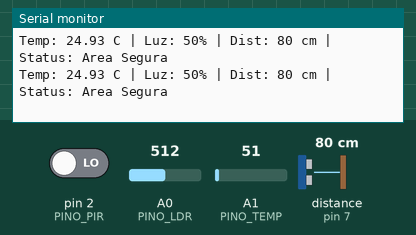
Bench run of a sketch on a simulated Arduino Uno, built with avr-gcc and run on an emulated ATmega328P. Parts: the last lines printed to the serial monitor. Wiring (inferred from the names in the program): ultrasonic range finder: trigger pin 8; echo pin 7. The inputs (shaded band) are chosen by the test bench; at power-on: A1 (PINO_TEMP) = 51, pin 2 (PINO_PIR) LOW, A0 (PINO_LDR) = 512, distance to the obstacle (sensor on pin 7) 80 cm. The echo pulse lasts 58.3 µs per cm.

Above: at 18.2 s.
18.3 s: A1 (PINO_TEMP) set to 23
At 19.9 s:
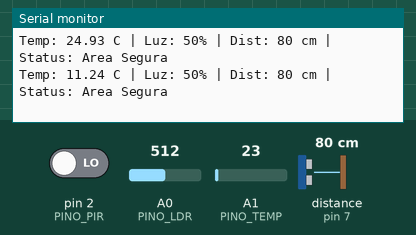
22.4 s: A1 (PINO_TEMP) set to 18
At 24.0 s:
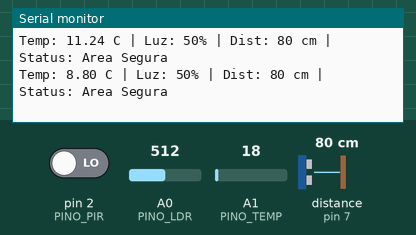
Timing chart, 0 to 25.5 s (numbered marks = the images above; inputs shaded):
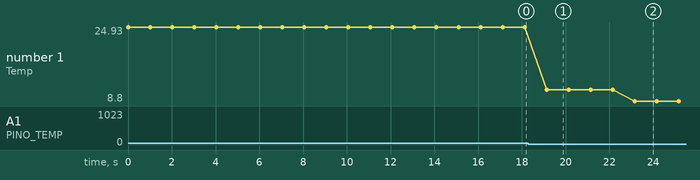

The sketch:

aula_09_v2.ino
```cpp
// ============================================================
// Gabarito — Aula 09: Desafio do Protagonismo
// Estação de Telemetria: Temperatura, Luminosidade, Presença e Distância
// ============================================================

// --- 1. Declaração global dos pinos ---
const int PINO_LDR  = A0;   // Entrada analógica - luminosidade (LDR)
const int PINO_TEMP = A1;   // Entrada analógica - temperatura (LM35)
const int PINO_PIR  = 2;    // Entrada digital   - presença (PIR)
const int PINO_TRIG = 8;    // Saída digital     - disparo do ultrassônico
const int PINO_ECHO = 7;    // Entrada digital   - eco do ultrassônico

// --- 2. Constante de conversão ADC -> Celsius (LM35: 10mV/°C, ADC 10 bits) ---
const float BASE_CELSIUS = 0.488758;

// --- 3. Funções de condicionamento de sinal (transcritas da Etapa 2) ---

// Converte a leitura bruta do LM35 (0-1023) em graus Celsius
float condicionarTemperatura(int leituraBruta) {
  return (float)leituraBruta * BASE_CELSIUS;
}

// Converte a leitura bruta do LDR (0-1023) em percentual de luminosidade (0-100%)
int condicionarLuminosidade(int leituraBruta) {
  return (int)((leituraBruta / 1023.0) * 100.0);
}

// Dispara o pulso ultrassônico e retorna a distância em centímetros
long lerDistanciaUltrassonica() {
  digitalWrite(PINO_TRIG, LOW);
  delayMicroseconds(2);
  digitalWrite(PINO_TRIG, HIGH);
  delayMicroseconds(10);
  digitalWrite(PINO_TRIG, LOW);

  long duracaoDoPulso = pulseIn(PINO_ECHO, HIGH); // tempo de ida e volta do som (us)
  return duracaoDoPulso / 58;                     // converte tempo em distância (cm)
}

// --- 4. Configuração inicial ---
void setup() {
  Serial.begin(9600);
  pinMode(PINO_PIR, INPUT);
  pinMode(PINO_TRIG, OUTPUT);
  pinMode(PINO_ECHO, INPUT);
  // PINO_LDR e PINO_TEMP são entradas analógicas e não exigem pinMode
}

// --- 5. Loop principal (fluxo de telemetria) ---
void loop() {
  // 5.1 Leitura bruta dos sensores, armazenada em variáveis locais
  int leituraLdrBruta  = analogRead(PINO_LDR);
  int leituraTempBruta = analogRead(PINO_TEMP);
  int presenca          = digitalRead(PINO_PIR);

  // 5.2 Condicionamento dos dados (a leitura bruta é passada como parâmetro,
  //     nunca impressa diretamente)
  int   luzPercentual = condicionarLuminosidade(leituraLdrBruta);
  float tempCelsius   = condicionarTemperatura(leituraTempBruta);
  long  distanciaCm   = lerDistanciaUltrassonica();

  // 5.3 Lógica condicional de segurança baseada no PIR
  String status;
  if (presenca == HIGH) {
    status = "ALERTA: Presenca Detectada";
  } else {
    status = "Area Segura";
  }

  // 5.4 Impressão da linha de telemetria formatada
  Serial.print("Temp: ");
  Serial.print(tempCelsius, 2);   // 2 casas decimais
  Serial.print(" C | Luz: ");
  Serial.print(luzPercentual);
  Serial.print("% | Dist: ");
  Serial.print(distanciaCm);
  Serial.print(" cm | Status: ");
  Serial.println(status);

  // 5.5 Intervalo de atualização do ciclo
  delay(1000);
}
```

Measured:
- after the input at 18.3 s, the serial monitor: prints a new line after 0.83 s (image 1)
- after the input at 22.4 s, the serial monitor: prints a new line after 0.76 s (image 2)
- plotted number 1: 24.93 → 11.24 after the input at 18.3 s, 11.24 → 8.8 after the input at 22.4 s
